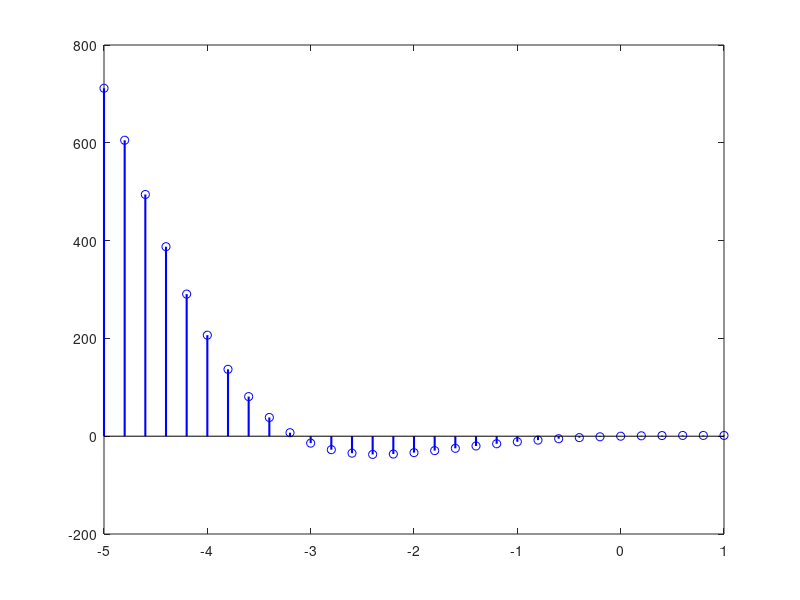

Here is the MATLAB script that generated this plot: (Note: this script raises an error after producing the figure.)
%1st task

t = linspace(-10,10);   %creating a range of 100 values between -10 and 10
w = 2.^log (abs(cos(t * 0.5 + 1))) + 3 * cos(t * 0.1);  %w is a mathematical function dependent on t value
plot (t,w,'b', 'LineWidth', 2);     %showing a plot with these two values (w,t), it has blue colour and its width is 1
axis([-10, 10, 0, 5]);  %show graph in this range of axes
grid    %show grid

%2nd task

n = linspace (-5, 1, 31);   %creating a range of 31 values between -5 and 1
z = 5*exp(-n).*sin(n);      %z is a mathematical function dependent on n value
stem(n, z, 'b', 'LineWidth', 1.5);   %create a graph with these two values (n,z), it has blue colour and its width is 1.5

%3rd task
input = 1:5;
disp(mycumulativesumfunc(input));
